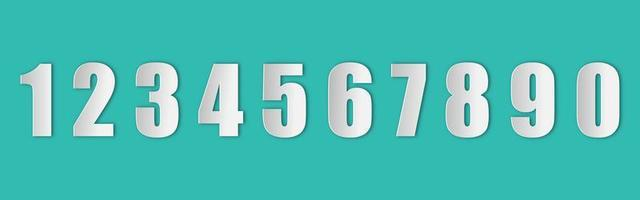
#> input picture Utils/TextDetection/image/no029.jpg, 640 x 200 px, found by its file name
$ python textPic.py   (older library calls are emulated)
#> lines starting #> are read from the running program, lines starting #| are printed output that depends on the picture; after the words box and inside, x2 and y2 are one past the last pixel; in counts of white or black regions, pixels touching at a corner belong together; long printed decimals are rounded
import pytesseract
import cv2
import re

import numpy as np

# Tesseract ocr Executable file location
pytesseract.pytesseract.tesseract_cmd = 'C:\\Program Files\\Tesseract-OCR\\tesseract.exe'

class detect_text:
    save_dir="Utils/TextDetection/image/"
    test_img_dir="Utils/TextDetection/image/test/"
    fileName=None
    image=None
    target=None
    url_pattern="http[s]?://(?:[a-zA-Z]|[0-9]|[.]|[!*\(\),]|(?:%[0-9a-fA-F][0-9a-fA-F]))+"
    email_pattern="([a-zA-Z0-9_.+-]+@[a-zA-Z0-9-]+\.[a-zA-Z0-9-.]+)"
    phone_pattern="^([+]|[9][1]|[0])([0-9]{10})+"
    dst=None
    text_detection_flag=image_process_flag=0

    text=None


    def validate_image(self,img):
        laplacian_var = cv2.Laplacian(img, cv2.CV_64F).var()
        print(laplacian_var)
        if laplacian_var < 5:
            return False
        else:
            return True


    def mapper(self,h):
        h = h.reshape((4,2))
        hnew = np.zeros((4,2),dtype = np.float32)
        add = h.sum(1)
        hnew[0] = h[np.argmin(add)]
        hnew[2] = h[np.argmax(add)]
        diff = np.diff(h,axis = 1)
        hnew[1] = h[np.argmin(diff)]
        hnew[3] = h[np.argmax(diff)]
        return hnew


    def __init__(self,filename):
        self.fileName=filename
        self.save_dir=f"{self.save_dir}{self.fileName}"


    def image_preprocess(self):
        pts=np.float32([[0,0],[800,0],[800,800],[0,800]])

        img=self.image=cv2.resize(cv2.imread(self.save_dir),(800,800))
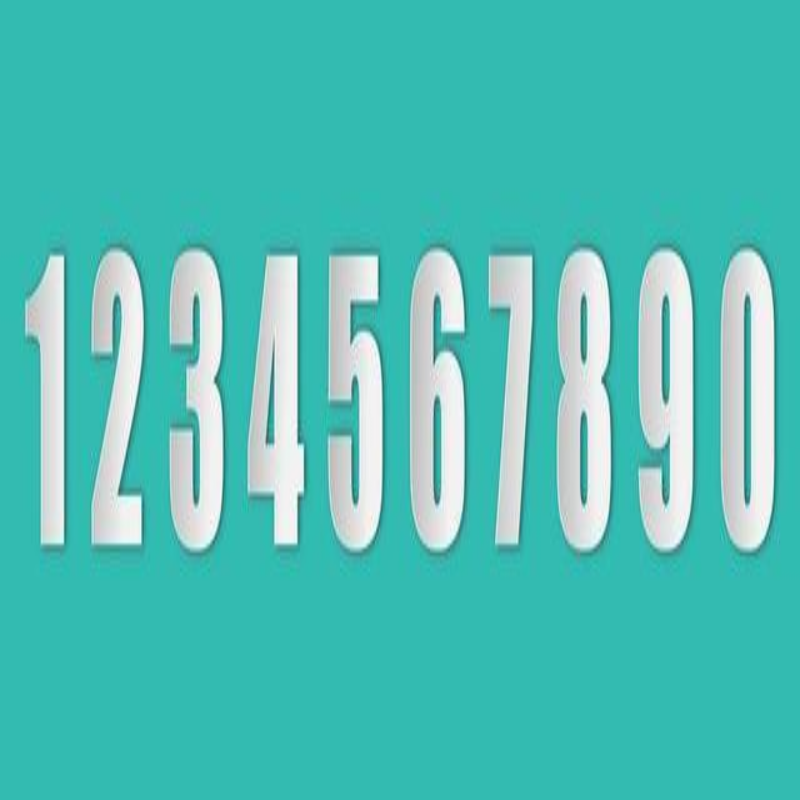
#> img: shape (800, 800, 3); mean B, G, R 183.4, 191.5, 80.4

        if(self.validate_image(img) != True):
#> in validate_image, `laplacian_var = cv2.Laplacian(img, cv2.CV_64F).var()`: laplacian_var = 85.35
#| 85.351
            print('Please take image again')
            return


        orig=self.image.copy()
        gray=cv2.cvtColor(orig,cv2.COLOR_BGR2GRAY)
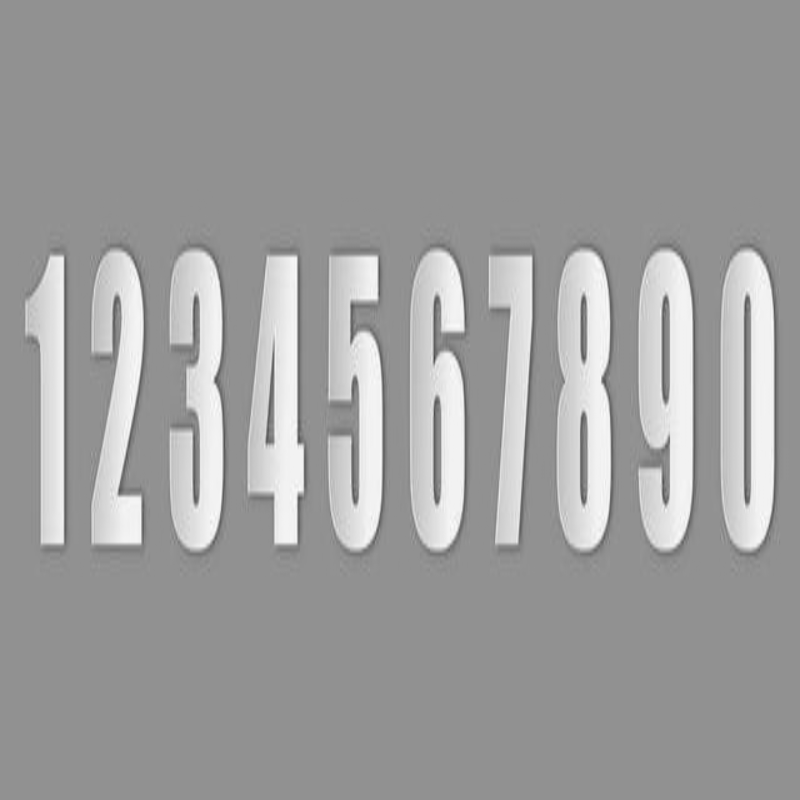
#> gray: shape (800, 800); min 69, max 252, mean 157.3
        blurred=cv2.GaussianBlur(gray,(5,5),0)
        edge=cv2.Canny(blurred,30,50)
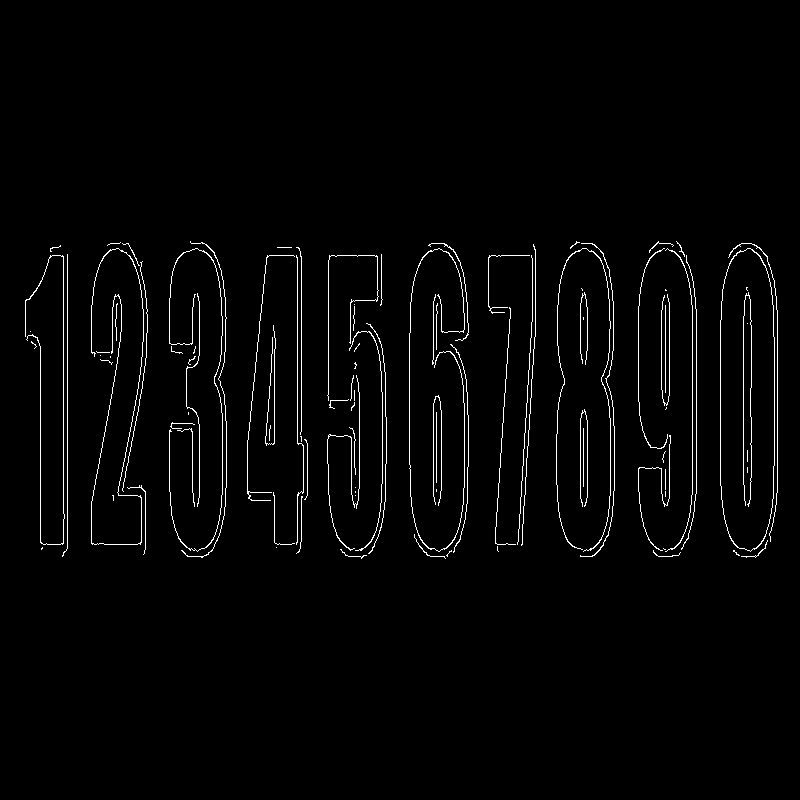
#> edge: shape (800, 800); 2.1% white in thin lines or dots, all inside (x1, y1, x2, y2) = (25, 241, 778, 559)
        contours,hierarchy=cv2.findContours(edge,cv2.RETR_LIST,cv2.CHAIN_APPROX_SIMPLE)
#> contours = 105 contours, 92 with area under 20; largest, box (x1, y1, x2, y2) and area: (720, 248, 775, 552) 14631, (720, 248, 775, 552) 14590, (409, 248, 465, 552) 58, (556, 248, 611, 552) 46, (169, 248, 223, 552) 44
        contours=sorted(contours,key=cv2.contourArea,reverse=True)
        for c in contours:
            p=cv2.arcLength(c,True)
            approx=cv2.approxPolyDP(c,0.02*p,True)

            if (len(approx) == 4):
                self.target=approx
                break
#> this loop made 5 passes
#> (p, self.target) on pass 5: (1332.7, [[195, 248], [197, 551], [170, 429], [206, 547]])
#> p on passes 1, 2, 4: 666.5, 662.5, 1355.8
        approx=self.mapper(self.target)
#> in mapper, `h = h.reshape((4,2))`: h = [[195, 248], [197, 551], [170, 429], [206, 547]]
#> in mapper, `add = h.sum(1)`: add = [443, 748, 599, 753]
#> in mapper, `diff = np.diff(h,axis = 1)`: diff = [53, 354, 259, 341]
#> approx = [[195, 248], [195, 248], [206, 547], [197, 551]]
        op=cv2.getPerspectiveTransform(approx,pts)
#> op = [[0.00374, -2.47e-05, -0.724], [0.00356, -1.79e-05, -0.69], [4.45e-06, -2.24e-08, -0.000862]]
        self.dst=cv2.warpPerspective(orig,op,(800,800))
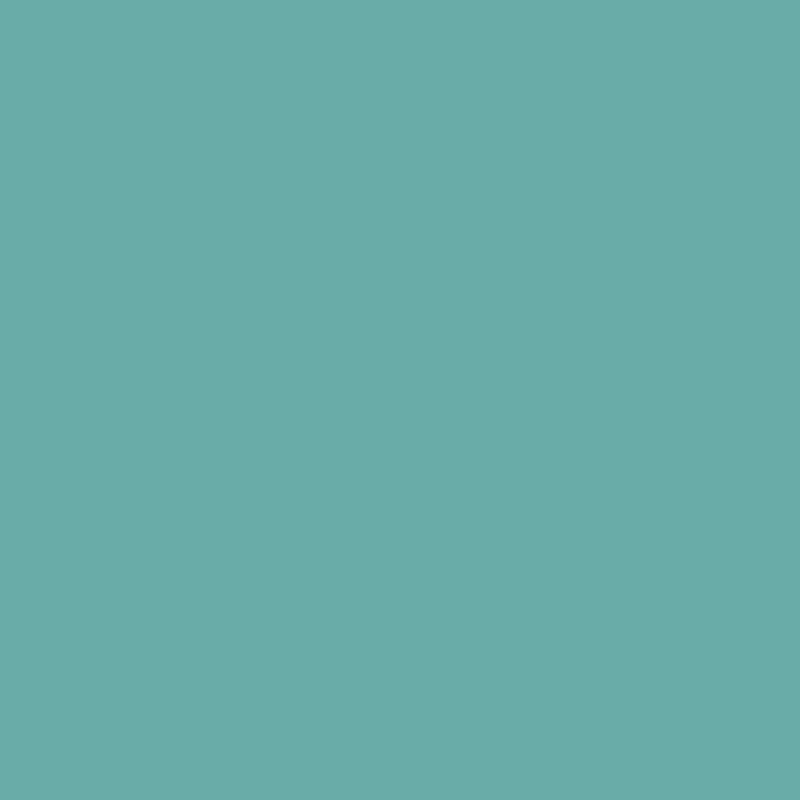
#> self.dst: shape (800, 800, 3); mean B, G, R 168, 172, 105
        self.image_process_flag=1


    def show_image(self):
        if self.image_process_flag == 0 :self.image_preprocess()

        cv2.imshow("image",self.dst)
        cv2.waitKey(0)


    def detect_text(self):
        if self.image_process_flag == 0 :self.image_preprocess()
        self.text=pytesseract.image_to_string(self.dst)
        self.text=self.text.replace(','," ")
        self.text=self.text.replace('\n'," ")
        self.text=self.text.replace('\\'," ")
        self.text=self.text.replace('  '," ")
        self.text_detection_flag=1
        # self.text=self.text.split(" ")
        print(self.text)

    def fetch_info(self):
        if self.text_detection_flag == 0 : self.detect_text()
        urls = re.findall(self.url_pattern,self.text)
        emails = re.findall(self.email_pattern, self.text)
        phoneNums=re.findall(self.phone_pattern,self.text)

        print(urls,'\n',emails,'\n',phoneNums,'\n')


    def test(self):
        print(self.save_dir)


dt=detect_text("no029.jpg")

# dt.image_preprocess()
dt.show_image()
dt.detect_text()
#> (the call stopped at in detect_text, `self.text=pytesseract.image_to_string(self.dst)`: pytesseract is not available in this run)
